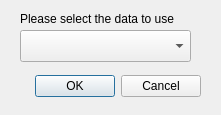
<?xml version="1.0" encoding="UTF-8"?>
<ui version="4.0">
 <class>associationSelectDialog</class>
 <widget class="QDialog" name="associationSelectDialog">
  <property name="geometry">
   <rect>
    <x>0</x>
    <y>0</y>
    <width>221</width>
    <height>115</height>
   </rect>
  </property>
  <property name="windowTitle">
   <string>Dialog</string>
  </property>
  <widget class="QDialogButtonBox" name="buttonBox">
   <property name="geometry">
    <rect>
     <x>20</x>
     <y>70</y>
     <width>181</width>
     <height>32</height>
    </rect>
   </property>
   <property name="orientation">
    <enum>Qt::Horizontal</enum>
   </property>
   <property name="standardButtons">
    <set>QDialogButtonBox::Cancel|QDialogButtonBox::Ok</set>
   </property>
  </widget>
  <widget class="QComboBox" name="assocSelectBox">
   <property name="geometry">
    <rect>
     <x>20</x>
     <y>30</y>
     <width>171</width>
     <height>32</height>
    </rect>
   </property>
  </widget>
  <widget class="QLabel" name="title">
   <property name="geometry">
    <rect>
     <x>20</x>
     <y>10</y>
     <width>181</width>
     <height>18</height>
    </rect>
   </property>
   <property name="text">
    <string>Please select the data to use</string>
   </property>
  </widget>
 </widget>
 <resources/>
 <connections>
  <connection>
   <sender>buttonBox</sender>
   <signal>accepted()</signal>
   <receiver>associationSelectDialog</receiver>
   <slot>accept()</slot>
   <hints>
    <hint type="sourcelabel">
     <x>248</x>
     <y>254</y>
    </hint>
    <hint type="destinationlabel">
     <x>157</x>
     <y>274</y>
    </hint>
   </hints>
  </connection>
  <connection>
   <sender>buttonBox</sender>
   <signal>rejected()</signal>
   <receiver>associationSelectDialog</receiver>
   <slot>reject()</slot>
   <hints>
    <hint type="sourcelabel">
     <x>316</x>
     <y>260</y>
    </hint>
    <hint type="destinationlabel">
     <x>286</x>
     <y>274</y>
    </hint>
   </hints>
  </connection>
 </connections>
</ui>
